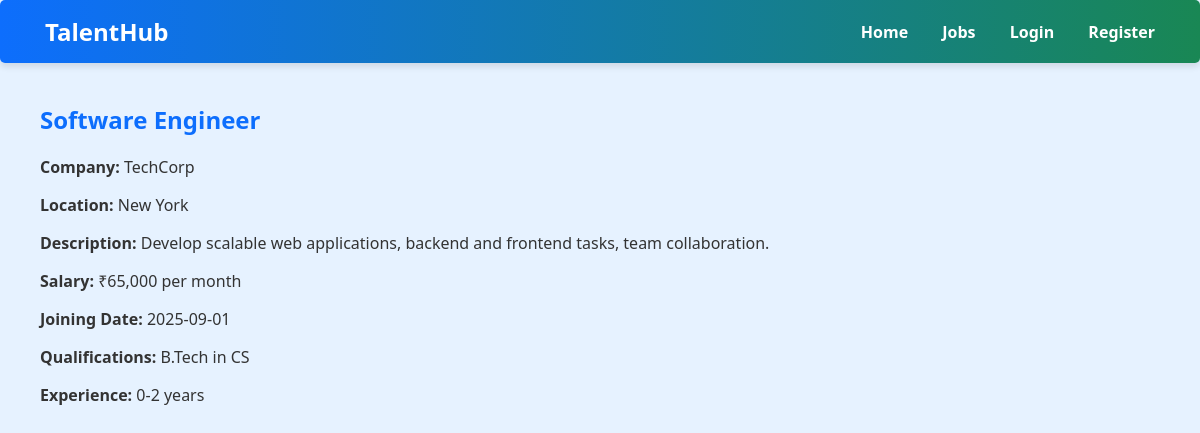
/job/1, run on the app's committed database.
### tables this page shows
CREATE TABLE jobs (
                    id INTEGER PRIMARY KEY AUTOINCREMENT,
                    title TEXT,
                    company TEXT,
                    location TEXT,
                    description TEXT, salary TEXT, joining_date TEXT, qualifications TEXT, experience TEXT, qualification TEXT);

### jobboard/app.py (the view, shortened to what this page needs)
@app.route('/job/<int:job_id>', methods=['GET', 'POST'])
def job_detail(job_id):
    conn = sqlite3.connect('database.db')
    c = conn.cursor()
    c.execute("SELECT * FROM jobs WHERE id=?", (job_id,))
    job = c.fetchone()
    conn.close()
    return render_template('job_detail.html', job=job)

### templates/job_detail.html (shortened to what this page needs)
{% extends 'base.html' %}
{% block content %}
<div class="job-detail-card">
    <h2>{{ job[1] }}</h2>
    <p><strong>Company:</strong> {{ job[2] }}</p>
    <p><strong>Location:</strong> {{ job[3] }}</p>
    <p><strong>Description:</strong> {{ job[4] }}</p>
    <p><strong>Salary:</strong> {{ job[5] }}</p>
    <p><strong>Joining Date:</strong> {{ job[6] }}</p>
    <p><strong>Qualifications:</strong> {{ job[7] }}</p>
    <p><strong>Experience:</strong> {{ job[8] }}</p>
</div>
{% endblock %}

### static/styles.css (style rules this page uses)
body { font-family: 'Segoe UI', Tahoma, Geneva, Verdana, sans-serif; margin: 0; padding: 0; background-color: #e6f2ff; color: #333; }
h1, h2 { color: #0d6efd; }

### data on the page
jobs: title "Software Engineer", company "TechCorp", location "New York", description "Develop scalable web applications, backend and frontend tasks, team collaboration.", salary "₹65,000 per month", joining_date "2025-09-01", qualifications "B.Tech in CS", experience "0-2 years"
